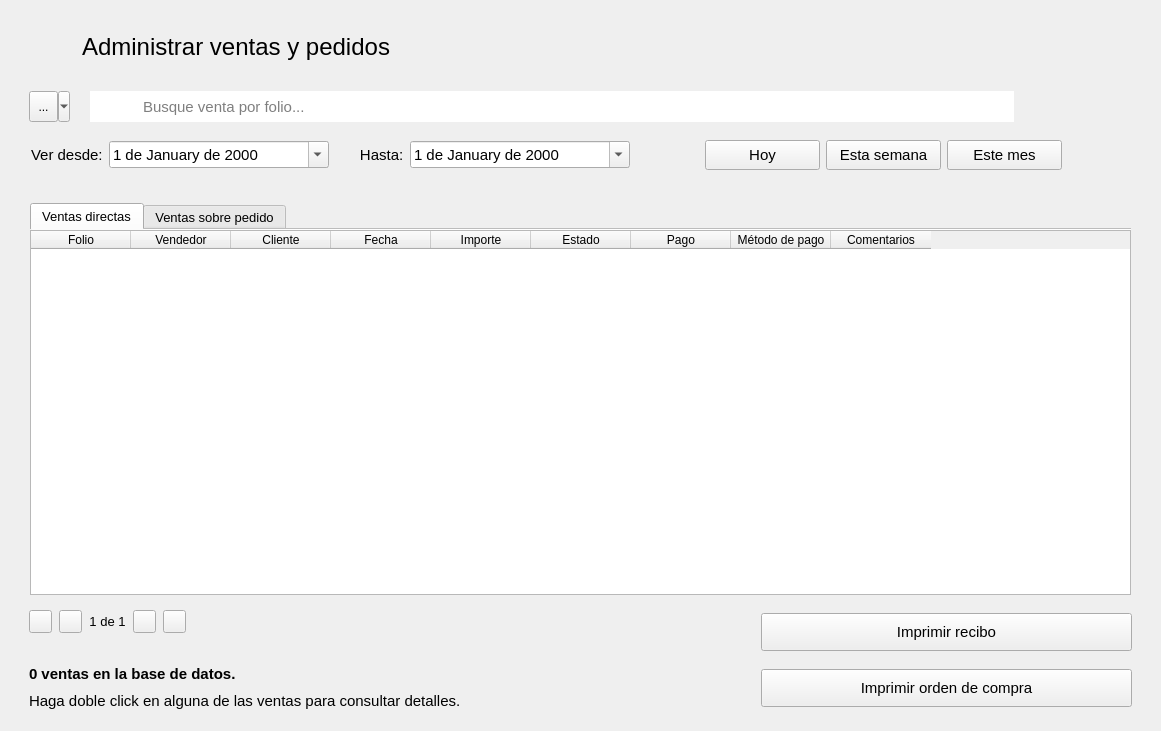
<?xml version="1.0" encoding="UTF-8"?>
<ui version="4.0">
 <class>AdministrarVentas</class>
 <widget class="QWidget" name="AdministrarVentas">
  <property name="geometry">
   <rect>
    <x>0</x>
    <y>0</y>
    <width>1161</width>
    <height>731</height>
   </rect>
  </property>
  <property name="windowTitle">
   <string>Form</string>
  </property>
  <layout class="QVBoxLayout" name="verticalLayout">
   <item alignment="Qt::AlignLeft">
    <widget class="QFrame" name="frame">
     <property name="styleSheet">
      <string notr="true">QFrame { border: none; }</string>
     </property>
     <property name="frameShape">
      <enum>QFrame::StyledPanel</enum>
     </property>
     <property name="frameShadow">
      <enum>QFrame::Raised</enum>
     </property>
     <layout class="QHBoxLayout" name="horizontalLayout">
      <property name="spacing">
       <number>20</number>
      </property>
      <property name="leftMargin">
       <number>19</number>
      </property>
      <property name="topMargin">
       <number>15</number>
      </property>
      <property name="rightMargin">
       <number>19</number>
      </property>
      <property name="bottomMargin">
       <number>0</number>
      </property>
      <item>
       <widget class="QPushButton" name="btRegresar">
        <property name="cursor">
         <cursorShape>PointingHandCursor</cursorShape>
        </property>
        <property name="toolTip">
         <string>Regresar a menú de inicio</string>
        </property>
        <property name="styleSheet">
         <string notr="true">QPushButton {
        background-color: transparent;
        border: none;
        padding: 0px;
    }
    QPushButton:hover {
        background-color: rgba(255, 255, 255, 0);
    }
    QPushButton:pressed {
        background-color: rgba(255, 255, 255, 0);
    }</string>
        </property>
        <property name="text">
         <string notr="true"/>
        </property>
        <property name="icon">
         <iconset resource="../resources.qrc">
          <normaloff>:/img/resources/images/leftarrow.png</normaloff>:/img/resources/images/leftarrow.png</iconset>
        </property>
        <property name="iconSize">
         <size>
          <width>40</width>
          <height>40</height>
         </size>
        </property>
        <property name="flat">
         <bool>true</bool>
        </property>
       </widget>
      </item>
      <item>
       <widget class="QLabel" name="lbTitulo">
        <property name="minimumSize">
         <size>
          <width>321</width>
          <height>41</height>
         </size>
        </property>
        <property name="font">
         <font>
          <pointsize>18</pointsize>
         </font>
        </property>
        <property name="text">
         <string>Administrar ventas y pedidos</string>
        </property>
       </widget>
      </item>
     </layout>
    </widget>
   </item>
   <item>
    <widget class="QFrame" name="frame_2">
     <property name="styleSheet">
      <string notr="true"/>
     </property>
     <layout class="QVBoxLayout" name="verticalLayout_2">
      <property name="spacing">
       <number>0</number>
      </property>
      <item>
       <widget class="QFrame" name="frame_4">
        <property name="styleSheet">
         <string notr="true">QFrame { border: none; }</string>
        </property>
        <property name="frameShape">
         <enum>QFrame::StyledPanel</enum>
        </property>
        <property name="frameShadow">
         <enum>QFrame::Raised</enum>
        </property>
        <layout class="QHBoxLayout" name="horizontalLayout_2">
         <property name="leftMargin">
          <number>0</number>
         </property>
         <property name="topMargin">
          <number>0</number>
         </property>
         <property name="rightMargin">
          <number>0</number>
         </property>
         <property name="bottomMargin">
          <number>0</number>
         </property>
         <item>
          <widget class="QFrame" name="frame_6">
           <property name="frameShape">
            <enum>QFrame::StyledPanel</enum>
           </property>
           <property name="frameShadow">
            <enum>QFrame::Raised</enum>
           </property>
           <layout class="QHBoxLayout" name="horizontalLayout_4">
            <property name="spacing">
             <number>0</number>
            </property>
            <item>
             <widget class="QToolButton" name="btFiltrar">
              <property name="minimumSize">
               <size>
                <width>41</width>
                <height>31</height>
               </size>
              </property>
              <property name="toolTip">
               <string>Filtrar búsqueda por...</string>
              </property>
              <property name="text">
               <string notr="true">...</string>
              </property>
              <property name="icon">
               <iconset resource="../resources.qrc">
                <normaloff>:/img/resources/images/filter.png</normaloff>:/img/resources/images/filter.png</iconset>
              </property>
              <property name="popupMode">
               <enum>QToolButton::MenuButtonPopup</enum>
              </property>
             </widget>
            </item>
            <item>
             <spacer name="horizontalSpacer">
              <property name="orientation">
               <enum>Qt::Horizontal</enum>
              </property>
              <property name="sizeType">
               <enum>QSizePolicy::Fixed</enum>
              </property>
              <property name="sizeHint" stdset="0">
               <size>
                <width>20</width>
                <height>20</height>
               </size>
              </property>
             </spacer>
            </item>
            <item>
             <widget class="QLabel" name="label_2">
              <property name="minimumSize">
               <size>
                <width>51</width>
                <height>31</height>
               </size>
              </property>
              <property name="maximumSize">
               <size>
                <width>51</width>
                <height>31</height>
               </size>
              </property>
              <property name="styleSheet">
               <string notr="true">image: url(:/img/resources/images/magnifier.png);
background-color: rgb(255, 255, 255);</string>
              </property>
              <property name="text">
               <string/>
              </property>
             </widget>
            </item>
            <item>
             <widget class="QLineEdit" name="searchBar">
              <property name="minimumSize">
               <size>
                <width>0</width>
                <height>31</height>
               </size>
              </property>
              <property name="font">
               <font>
                <pointsize>11</pointsize>
               </font>
              </property>
              <property name="frame">
               <bool>false</bool>
              </property>
              <property name="placeholderText">
               <string>Busque venta por folio...</string>
              </property>
             </widget>
            </item>
           </layout>
          </widget>
         </item>
         <item>
          <widget class="QFrame" name="frame_7">
           <property name="styleSheet">
            <string notr="true">QFrame { border: none; }</string>
           </property>
           <property name="frameShape">
            <enum>QFrame::StyledPanel</enum>
           </property>
           <property name="frameShadow">
            <enum>QFrame::Raised</enum>
           </property>
           <layout class="QHBoxLayout" name="horizontalLayout_3">
            <property name="spacing">
             <number>30</number>
            </property>
            <item>
             <widget class="QPushButton" name="btTerminar">
              <property name="cursor">
               <cursorShape>PointingHandCursor</cursorShape>
              </property>
              <property name="toolTip">
               <string>Terminar orden seleccionada</string>
              </property>
              <property name="styleSheet">
               <string notr="true">QPushButton {
        background-color: transparent;
        border: none;
        padding: 0px;
    }
    QPushButton:hover {
        background-color: rgba(255, 255, 255, 0);
    }
    QPushButton:pressed {
        background-color: rgba(255, 255, 255, 0);
    }</string>
              </property>
              <property name="text">
               <string notr="true"/>
              </property>
              <property name="icon">
               <iconset resource="../resources.qrc">
                <normaloff>:/img/resources/images/accept.png</normaloff>:/img/resources/images/accept.png</iconset>
              </property>
              <property name="iconSize">
               <size>
                <width>40</width>
                <height>40</height>
               </size>
              </property>
              <property name="flat">
               <bool>true</bool>
              </property>
             </widget>
            </item>
            <item>
             <widget class="QPushButton" name="btCancelar">
              <property name="cursor">
               <cursorShape>PointingHandCursor</cursorShape>
              </property>
              <property name="toolTip">
               <string>Marcar venta como cancelada</string>
              </property>
              <property name="styleSheet">
               <string notr="true">QPushButton {
        background-color: transparent;
        border: none;
        padding: 0px;
    }
    QPushButton:hover {
        background-color: rgba(255, 255, 255, 0);
    }
    QPushButton:pressed {
        background-color: rgba(255, 255, 255, 0);
    }</string>
              </property>
              <property name="text">
               <string notr="true"/>
              </property>
              <property name="icon">
               <iconset resource="../resources.qrc">
                <normaloff>:/img/resources/images/cancel.png</normaloff>:/img/resources/images/cancel.png</iconset>
              </property>
              <property name="iconSize">
               <size>
                <width>40</width>
                <height>40</height>
               </size>
              </property>
              <property name="flat">
               <bool>true</bool>
              </property>
             </widget>
            </item>
           </layout>
          </widget>
         </item>
        </layout>
       </widget>
      </item>
      <item alignment="Qt::AlignLeft">
       <widget class="QFrame" name="frame_11">
        <layout class="QHBoxLayout" name="horizontalLayout_10">
         <property name="topMargin">
          <number>0</number>
         </property>
         <property name="bottomMargin">
          <number>0</number>
         </property>
         <item alignment="Qt::AlignLeft">
          <widget class="QFrame" name="frame_12">
           <property name="frameShape">
            <enum>QFrame::NoFrame</enum>
           </property>
           <property name="frameShadow">
            <enum>QFrame::Raised</enum>
           </property>
           <layout class="QHBoxLayout" name="horizontalLayout_7">
            <property name="leftMargin">
             <number>2</number>
            </property>
            <property name="topMargin">
             <number>0</number>
            </property>
            <property name="bottomMargin">
             <number>0</number>
            </property>
            <item>
             <widget class="QLabel" name="label">
              <property name="font">
               <font>
                <family>Segoe UI</family>
                <pointsize>11</pointsize>
               </font>
              </property>
              <property name="text">
               <string>Ver desde:</string>
              </property>
             </widget>
            </item>
            <item>
             <widget class="QDateEdit" name="dateDesde">
              <property name="minimumSize">
               <size>
                <width>220</width>
                <height>0</height>
               </size>
              </property>
              <property name="maximumSize">
               <size>
                <width>220</width>
                <height>16777215</height>
               </size>
              </property>
              <property name="font">
               <font>
                <family>Segoe UI</family>
                <pointsize>11</pointsize>
               </font>
              </property>
              <property name="displayFormat">
               <string>d 'de' MMMM 'de' yyyy</string>
              </property>
              <property name="calendarPopup">
               <bool>true</bool>
              </property>
             </widget>
            </item>
            <item>
             <widget class="QLabel" name="label_4">
              <property name="font">
               <font>
                <family>Segoe UI</family>
                <pointsize>11</pointsize>
               </font>
              </property>
              <property name="text">
               <string>      Hasta:</string>
              </property>
             </widget>
            </item>
            <item>
             <widget class="QDateEdit" name="dateHasta">
              <property name="minimumSize">
               <size>
                <width>220</width>
                <height>0</height>
               </size>
              </property>
              <property name="maximumSize">
               <size>
                <width>220</width>
                <height>16777215</height>
               </size>
              </property>
              <property name="font">
               <font>
                <family>Segoe UI</family>
                <pointsize>11</pointsize>
               </font>
              </property>
              <property name="displayFormat">
               <string>d 'de' MMMM 'de' yyyy</string>
              </property>
              <property name="calendarPopup">
               <bool>true</bool>
              </property>
             </widget>
            </item>
           </layout>
          </widget>
         </item>
         <item alignment="Qt::AlignLeft">
          <widget class="QFrame" name="frame_13">
           <layout class="QHBoxLayout" name="horizontalLayout_9">
            <property name="leftMargin">
             <number>60</number>
            </property>
            <item>
             <widget class="QPushButton" name="btHoy">
              <property name="minimumSize">
               <size>
                <width>115</width>
                <height>30</height>
               </size>
              </property>
              <property name="font">
               <font>
                <family>Segoe UI</family>
                <pointsize>11</pointsize>
               </font>
              </property>
              <property name="text">
               <string notr="true">Hoy</string>
              </property>
             </widget>
            </item>
            <item>
             <widget class="QPushButton" name="btEstaSemana">
              <property name="minimumSize">
               <size>
                <width>115</width>
                <height>30</height>
               </size>
              </property>
              <property name="font">
               <font>
                <family>Segoe UI</family>
                <pointsize>11</pointsize>
               </font>
              </property>
              <property name="text">
               <string notr="true">Esta semana</string>
              </property>
             </widget>
            </item>
            <item>
             <widget class="QPushButton" name="btEsteMes">
              <property name="minimumSize">
               <size>
                <width>115</width>
                <height>30</height>
               </size>
              </property>
              <property name="font">
               <font>
                <family>Segoe UI</family>
                <pointsize>11</pointsize>
               </font>
              </property>
              <property name="text">
               <string notr="true">Este mes</string>
              </property>
             </widget>
            </item>
           </layout>
          </widget>
         </item>
        </layout>
       </widget>
      </item>
     </layout>
    </widget>
   </item>
   <item>
    <widget class="QFrame" name="frame_5">
     <layout class="QHBoxLayout" name="horizontalLayout_8">
      <property name="leftMargin">
       <number>19</number>
      </property>
      <property name="rightMargin">
       <number>19</number>
      </property>
      <item>
       <widget class="QTabWidget" name="tabWidget">
        <property name="font">
         <font>
          <family>Segoe UI</family>
          <pointsize>10</pointsize>
         </font>
        </property>
        <property name="currentIndex">
         <number>0</number>
        </property>
        <property name="documentMode">
         <bool>true</bool>
        </property>
        <widget class="QWidget" name="tabDirectas">
         <attribute name="title">
          <string>Ventas directas</string>
         </attribute>
         <layout class="QHBoxLayout" name="horizontalLayout_5">
          <property name="spacing">
           <number>0</number>
          </property>
          <property name="leftMargin">
           <number>0</number>
          </property>
          <property name="topMargin">
           <number>0</number>
          </property>
          <property name="rightMargin">
           <number>0</number>
          </property>
          <property name="bottomMargin">
           <number>0</number>
          </property>
          <item>
           <widget class="TablaDatos" name="tabla_ventasDirectas">
            <property name="paginaActual" stdset="0">
             <number>0</number>
            </property>
            <column>
             <property name="text">
              <string>Folio</string>
             </property>
            </column>
            <column>
             <property name="text">
              <string>Vendedor</string>
             </property>
            </column>
            <column>
             <property name="text">
              <string>Cliente</string>
             </property>
            </column>
            <column>
             <property name="text">
              <string>Fecha</string>
             </property>
            </column>
            <column>
             <property name="text">
              <string>Importe</string>
             </property>
            </column>
            <column>
             <property name="text">
              <string>Estado</string>
             </property>
            </column>
            <column>
             <property name="text">
              <string>Pago</string>
             </property>
            </column>
            <column>
             <property name="text">
              <string>Método de pago</string>
             </property>
            </column>
            <column>
             <property name="text">
              <string>Comentarios</string>
             </property>
            </column>
           </widget>
          </item>
         </layout>
        </widget>
        <widget class="QWidget" name="tabPedidos">
         <attribute name="title">
          <string>Ventas sobre pedido</string>
         </attribute>
         <layout class="QVBoxLayout" name="verticalLayout_5">
          <property name="spacing">
           <number>0</number>
          </property>
          <property name="leftMargin">
           <number>0</number>
          </property>
          <property name="topMargin">
           <number>0</number>
          </property>
          <property name="rightMargin">
           <number>0</number>
          </property>
          <property name="bottomMargin">
           <number>0</number>
          </property>
          <item>
           <widget class="TablaDatos" name="tabla_pedidos">
            <property name="paginaActual" stdset="0">
             <number>0</number>
            </property>
            <column>
             <property name="text">
              <string>Folio</string>
             </property>
            </column>
            <column>
             <property name="text">
              <string>Vendedor</string>
             </property>
            </column>
            <column>
             <property name="text">
              <string>Cliente</string>
             </property>
            </column>
            <column>
             <property name="text">
              <string>Fecha</string>
             </property>
            </column>
            <column>
             <property name="text">
              <string>Fecha de entrega</string>
             </property>
            </column>
            <column>
             <property name="text">
              <string>Importe</string>
             </property>
            </column>
            <column>
             <property name="text">
              <string>Estado</string>
             </property>
            </column>
            <column>
             <property name="text">
              <string>Pago</string>
             </property>
            </column>
            <column>
             <property name="text">
              <string>Método de pago</string>
             </property>
            </column>
            <column>
             <property name="text">
              <string>Comentarios</string>
             </property>
            </column>
            <column>
             <property name="text">
              <string/>
             </property>
            </column>
           </widget>
          </item>
         </layout>
        </widget>
       </widget>
      </item>
     </layout>
    </widget>
   </item>
   <item>
    <widget class="QFrame" name="frame_3">
     <property name="sizePolicy">
      <sizepolicy hsizetype="Expanding" vsizetype="Preferred">
       <horstretch>0</horstretch>
       <verstretch>0</verstretch>
      </sizepolicy>
     </property>
     <property name="styleSheet">
      <string notr="true">QFrame { border:none}</string>
     </property>
     <property name="frameShape">
      <enum>QFrame::StyledPanel</enum>
     </property>
     <property name="frameShadow">
      <enum>QFrame::Raised</enum>
     </property>
     <layout class="QGridLayout" name="gridLayout_2">
      <property name="topMargin">
       <number>0</number>
      </property>
      <property name="rightMargin">
       <number>0</number>
      </property>
      <property name="bottomMargin">
       <number>0</number>
      </property>
      <item row="1" column="0" alignment="Qt::AlignBottom">
       <widget class="QFrame" name="frame_8">
        <property name="sizePolicy">
         <sizepolicy hsizetype="Minimum" vsizetype="Fixed">
          <horstretch>0</horstretch>
          <verstretch>0</verstretch>
         </sizepolicy>
        </property>
        <property name="frameShape">
         <enum>QFrame::StyledPanel</enum>
        </property>
        <property name="frameShadow">
         <enum>QFrame::Raised</enum>
        </property>
        <layout class="QGridLayout" name="gridLayout">
         <property name="topMargin">
          <number>15</number>
         </property>
         <property name="rightMargin">
          <number>0</number>
         </property>
         <property name="bottomMargin">
          <number>9</number>
         </property>
         <item row="0" column="0">
          <widget class="QLabel" name="lbContador">
           <property name="minimumSize">
            <size>
             <width>271</width>
             <height>21</height>
            </size>
           </property>
           <property name="font">
            <font>
             <pointsize>11</pointsize>
             <bold>true</bold>
            </font>
           </property>
           <property name="text">
            <string>0 ventas en la base de datos.</string>
           </property>
          </widget>
         </item>
         <item row="1" column="0">
          <widget class="QLabel" name="label_3">
           <property name="minimumSize">
            <size>
             <width>601</width>
             <height>21</height>
            </size>
           </property>
           <property name="font">
            <font>
             <pointsize>11</pointsize>
             <bold>false</bold>
            </font>
           </property>
           <property name="text">
            <string>Haga doble click en alguna de las ventas para consultar detalles.</string>
           </property>
          </widget>
         </item>
        </layout>
       </widget>
      </item>
      <item row="0" column="0" alignment="Qt::AlignLeft">
       <widget class="QFrame" name="frame_10">
        <property name="styleSheet">
         <string notr="true">QFrame { border: none }</string>
        </property>
        <property name="frameShape">
         <enum>QFrame::StyledPanel</enum>
        </property>
        <property name="frameShadow">
         <enum>QFrame::Raised</enum>
        </property>
        <layout class="QHBoxLayout" name="horizontalLayout_6">
         <property name="spacing">
          <number>7</number>
         </property>
         <property name="topMargin">
          <number>0</number>
         </property>
         <property name="rightMargin">
          <number>0</number>
         </property>
         <item>
          <widget class="QPushButton" name="btPrimero">
           <property name="maximumSize">
            <size>
             <width>23</width>
             <height>23</height>
            </size>
           </property>
           <property name="font">
            <font>
             <pointsize>10</pointsize>
            </font>
           </property>
           <property name="text">
            <string notr="true"/>
           </property>
           <property name="icon">
            <iconset resource="../resources.qrc">
             <normaloff>:/img/resources/images/backward.png</normaloff>:/img/resources/images/backward.png</iconset>
           </property>
          </widget>
         </item>
         <item>
          <widget class="QPushButton" name="btAtras">
           <property name="maximumSize">
            <size>
             <width>23</width>
             <height>23</height>
            </size>
           </property>
           <property name="font">
            <font>
             <pointsize>10</pointsize>
            </font>
           </property>
           <property name="text">
            <string notr="true"/>
           </property>
           <property name="icon">
            <iconset resource="../resources.qrc">
             <normaloff>:/img/resources/images/back.png</normaloff>:/img/resources/images/back.png</iconset>
           </property>
          </widget>
         </item>
         <item>
          <widget class="QLabel" name="lbPagina">
           <property name="font">
            <font>
             <pointsize>10</pointsize>
            </font>
           </property>
           <property name="text">
            <string>1 de 1</string>
           </property>
           <property name="alignment">
            <set>Qt::AlignCenter</set>
           </property>
          </widget>
         </item>
         <item>
          <widget class="QPushButton" name="btAdelante">
           <property name="maximumSize">
            <size>
             <width>23</width>
             <height>23</height>
            </size>
           </property>
           <property name="font">
            <font>
             <pointsize>10</pointsize>
            </font>
           </property>
           <property name="text">
            <string notr="true"/>
           </property>
           <property name="icon">
            <iconset resource="../resources.qrc">
             <normaloff>:/img/resources/images/next.png</normaloff>:/img/resources/images/next.png</iconset>
           </property>
          </widget>
         </item>
         <item>
          <widget class="QPushButton" name="btUltimo">
           <property name="maximumSize">
            <size>
             <width>23</width>
             <height>23</height>
            </size>
           </property>
           <property name="font">
            <font>
             <pointsize>10</pointsize>
            </font>
           </property>
           <property name="text">
            <string notr="true"/>
           </property>
           <property name="icon">
            <iconset resource="../resources.qrc">
             <normaloff>:/img/resources/images/last.png</normaloff>:/img/resources/images/last.png</iconset>
           </property>
          </widget>
         </item>
        </layout>
       </widget>
      </item>
      <item row="0" column="1" rowspan="2" alignment="Qt::AlignRight">
       <widget class="QFrame" name="frame_9">
        <property name="sizePolicy">
         <sizepolicy hsizetype="Expanding" vsizetype="Expanding">
          <horstretch>0</horstretch>
          <verstretch>0</verstretch>
         </sizepolicy>
        </property>
        <property name="frameShape">
         <enum>QFrame::StyledPanel</enum>
        </property>
        <property name="frameShadow">
         <enum>QFrame::Raised</enum>
        </property>
        <layout class="QVBoxLayout" name="verticalLayout_6">
         <property name="spacing">
          <number>15</number>
         </property>
         <property name="leftMargin">
          <number>50</number>
         </property>
         <property name="topMargin">
          <number>0</number>
         </property>
         <property name="rightMargin">
          <number>18</number>
         </property>
         <item>
          <widget class="QPushButton" name="btRecibo">
           <property name="sizePolicy">
            <sizepolicy hsizetype="Expanding" vsizetype="Expanding">
             <horstretch>0</horstretch>
             <verstretch>0</verstretch>
            </sizepolicy>
           </property>
           <property name="minimumSize">
            <size>
             <width>371</width>
             <height>38</height>
            </size>
           </property>
           <property name="maximumSize">
            <size>
             <width>504</width>
             <height>38</height>
            </size>
           </property>
           <property name="font">
            <font>
             <pointsize>11</pointsize>
            </font>
           </property>
           <property name="styleSheet">
            <string notr="true"/>
           </property>
           <property name="text">
            <string notr="true">Imprimir recibo</string>
           </property>
           <property name="icon">
            <iconset resource="../resources.qrc">
             <normaloff>:/img/resources/images/bill.png</normaloff>:/img/resources/images/bill.png</iconset>
           </property>
           <property name="iconSize">
            <size>
             <width>30</width>
             <height>30</height>
            </size>
           </property>
          </widget>
         </item>
         <item>
          <widget class="QPushButton" name="btOrden">
           <property name="sizePolicy">
            <sizepolicy hsizetype="Expanding" vsizetype="Expanding">
             <horstretch>0</horstretch>
             <verstretch>0</verstretch>
            </sizepolicy>
           </property>
           <property name="minimumSize">
            <size>
             <width>371</width>
             <height>38</height>
            </size>
           </property>
           <property name="maximumSize">
            <size>
             <width>504</width>
             <height>38</height>
            </size>
           </property>
           <property name="font">
            <font>
             <pointsize>11</pointsize>
            </font>
           </property>
           <property name="text">
            <string notr="true">Imprimir orden de compra</string>
           </property>
           <property name="icon">
            <iconset resource="../resources.qrc">
             <normaloff>:/img/resources/images/order.png</normaloff>:/img/resources/images/order.png</iconset>
           </property>
           <property name="iconSize">
            <size>
             <width>30</width>
             <height>30</height>
            </size>
           </property>
          </widget>
         </item>
        </layout>
       </widget>
      </item>
     </layout>
    </widget>
   </item>
  </layout>
 </widget>
 <customwidgets>
  <customwidget>
   <class>TablaDatos</class>
   <extends>QTableWidget</extends>
   <header>utils.mywidgets.h</header>
  </customwidget>
 </customwidgets>
 <resources>
  <include location="../resources.qrc"/>
 </resources>
 <connections/>
</ui>
